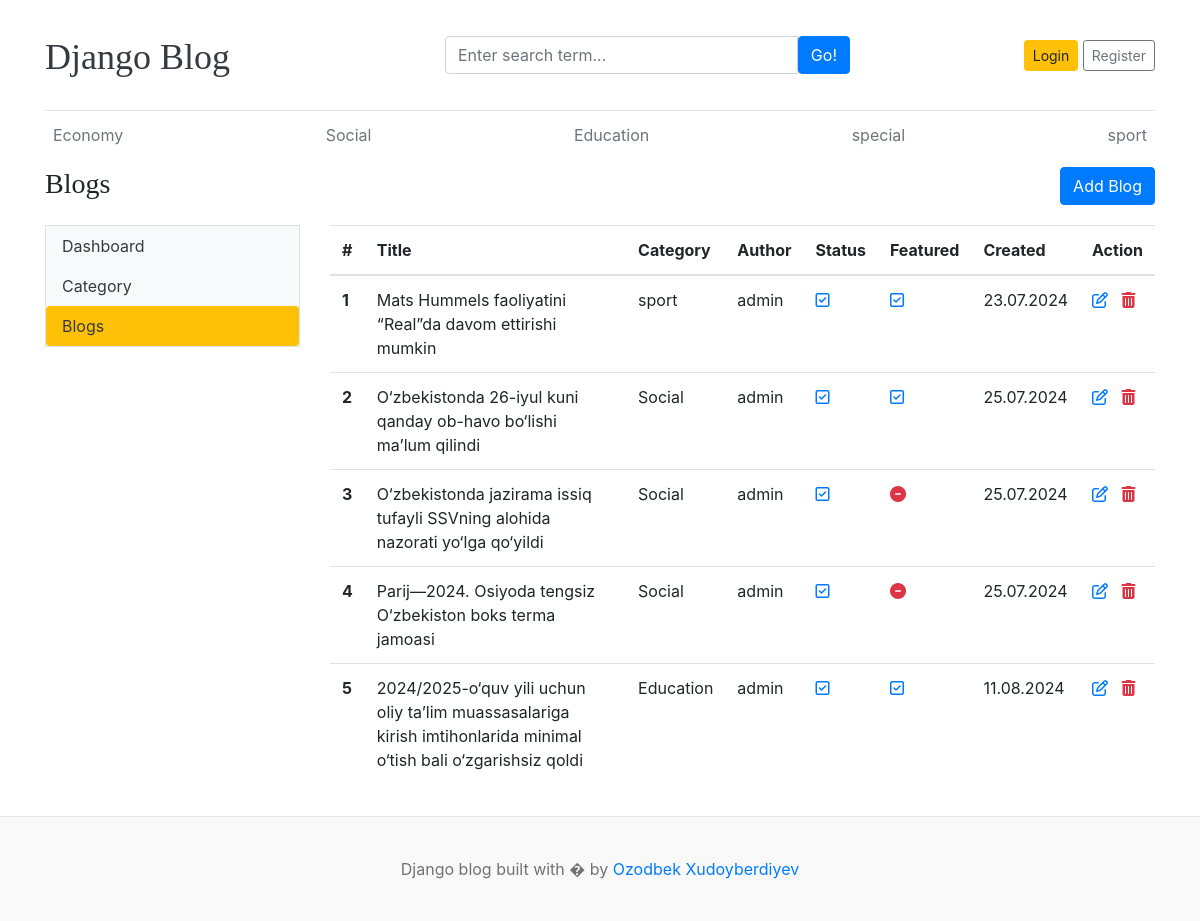
Page /dashboard/blogs/ on the committed database.
### blogs/models.py (models this page shows, shortened)
class Category(models.Model):
    name = models.CharField(max_length=100)
    created_at = models.DateTimeField(auto_now_add=True)
    updated_at = models.DateTimeField(auto_now=True)
    def __str__(self) -> str:
        return self.name
    class Meta:
        verbose_name_plural="Categories"
        verbose_name="Category"

class Blog(models.Model):
    title = models.CharField(max_length=200)
    slug = models.SlugField(unique=True, null=False)
    category = models.ForeignKey(Category, on_delete=models.SET_NULL, null=True)
    author = models.ForeignKey(User, on_delete=models.SET_NULL, null=True)
    featured_image = models.ImageField(upload_to='uploads/%Y/%m/%d')
    short_description = models.CharField(max_length=200)
    body = models.TextField(max_length=2000)
    status = models.IntegerField(choices=STATUS_CHOICES, default=0)
    is_featured = models.BooleanField(default=False)
    created_at = models.DateTimeField(auto_now_add=True)
    updated_at = models.DateTimeField(auto_now=True)

### dashboard/views.py (the view)
# urls.py: path('blogs/',blogs,name='blogs'),
def blogs(request):
    blogs = Blog.objects.all()
    context = {
        "blogs": blogs
    }
    return render(request,'dashboard/blogs.html',context)

### blogs/context_processor.py (called while the page is built)
def get_categories(request):
    categories = Category.objects.all()
    return {'categories':categories}

### settingapp/context_processor.py (called while the page is built)
def get_social_links(request):
    social_links = Social_links.objects.all()
    return {'social_links':social_links}

### template/dashboard/blogs.html (shortened to what this page needs)
{% extends 'base.html' %} {% load static %} {% block content %}
<div class="row">
  <div class="col-3">
    <h3>Blogs</h3>
  </div>
  <div class="col-9 text-right">
    <a href="{% url 'add_blogs' %}" class="btn btn-primary">Add Blog</a>
  </div>
</div>
<div class="row my-3">
  {% include 'dashboard/left-side-bar.html' %}
  <div class="col-9">
    <table class="table table-hover">
      <thead>
        <tr>
          <th scope="col">#</th>
          <th scope="col">Title</th>
          <th scope="col">Category</th>
          <th scope="col">Author</th>
          <th scope="col">Status</th>
          <th scope="col">Featured</th>
          <th scope="col">Created</th>
          <th scope="col">Action</th>
        </tr>
      </thead>
      <tbody>
        {% for blog in blogs %}
        <tr>
          <th scope="row">{{forloop.counter}}</th>
          <td>{{blog.title}}</td>
          <td>{{blog.category}}</td>
          <td>{{blog.author}}</td>
          <td>
            {% if blog.status == 1 %}<i
              class="far fa-check-square text-primary"></i>
            {% else %}<i class="fas fa-minus-circle text-danger"></i>
            {% endif %}
          </td>
          <td>
            {% if blog.is_featured == 1 %}<i
              class="far fa-check-square text-primary"></i>
            {% else %}<i class="fas fa-minus-circle text-danger"></i>
            {% endif %}
          </td>
          <td>{{blog.created_at|date:'d.m.Y'}}</td>
          <td>
            <a href="{% url 'edit_blogs' blog.id %}">
              <i class="far fa-edit text-primary"></i>
            </a>
            <a href="{% url 'delete_blog' blog.id %}">
              <i class="fas fa-trash-alt text-danger"></i>
            </a>
          </td>
        </tr>
        {% endfor %}
      </tbody>
    </table>
  </div>
</div>
{% endblock %}

### template/base.html (shortened to what this page needs)
{% load static %}
<!DOCTYPE html>
<html lang="en">
  <head>
    <link
      href="https://getbootstrap.com/docs/4.0/dist/css/bootstrap.min.css"
      rel="stylesheet"
    />
    <link href="{% static 'css/blog.css' %}" rel="stylesheet" />
  </head>
  <body>
    <div class="container">
      <header class="blog-header py-3">
        <div class="row flex-nowrap justify-content-between align-items-center">
          <div class="col-4 pt-1">
            <a class="blog-header-logo text-dark" href="/">Django Blog</a>
          </div>
          <div class="col-5">
            <form action="{% url 'search' %}" method="get">
              <div class="card-body">
                <div class="input-group">
                  <input
                    class="form-control"
                    type="text"
                    placeholder="Enter search term..."
                    aria-label="Enter search term..."
                    aria-describedby="button-search"
                    name="keyword"
                    value="{{keyword}}"
                  />
                  <button
                    class="btn btn-primary"
                    id="button-search"
                    type="submit"
                  >
                    Go!
                  </button>
                </div>
              </div>
            </form>
          </div>
          <div class="col-3 d-flex justify-content-end align-items-center">
            {% if user.is_authenticated %} {{user}}&nbsp;&nbsp;<a
              class="text-primary"
              href="{% url 'dashboard' %}"
              >Dashboard</a
            >
            &nbsp;&nbsp;
            <a class="btn btn-sm btn-warning" href="{% url 'logout' %}"
              >Logout</a
            >
            &nbsp; {% else %}
            <a class="btn btn-sm btn-warning" href="{% url 'login' %}">Login</a>
            <a
              class="btn btn-sm btn-outline-secondary"
              href="{% url 'register' %}"
              >Register</a
            >
            {% endif %}
          </div>
        </div>
      </header>
      <div class="nav-scroller py-1 mb-2">
        <nav class="nav d-flex justify-content-between">
          {% for category in categories %}
          <a
            class="p-2 text-muted"
            href="{% url 'posts_by_category' category.id %}"
            >{{category}}</a
          >
          {% endfor %}
        </nav>
      </div>
      {% block content %} {% endblock %}
    </div>
    <footer class="blog-footer">
      <p>Django blog built with � by <a href="#">Ozodbek Xudoyberdiyev</a></p>
    </footer>
  </body>
</html>

### blog_site/static/css/blog.css (style rules this page uses)
.blog-header { border-bottom: 1px solid #e5e5e5; }
.blog-header-logo { font-family: "Playfair Display", Georgia, "Times New Roman", serif; font-size: 2.25rem; }
h1, h2, h3, h4, h5, h6 { font-family: "Playfair Display", Georgia, "Times New Roman", serif; }
.blog-footer { padding: 2.5rem 0; color: #727272; text-align: center; background-color: #f9f9f9; border-top: .05rem solid #e5e5e5; }
.blog-footer p:last-child { margin-bottom: 0; }

### rows in the picture
Category: name "Economy"
Category: name "Social"
Category: name "Education"
Category: name "special"
Category: name "sport"
Blog: title "Mats Hummels faoliyatini “Real”da davom ettirishi mumkin", category "sport", author "admin", status 1 (drawn), is_featured True (drawn), created_at "23.07.2024"
Blog: title "O‘zbekistonda 26-iyul kuni qanday ob-havo bo‘lishi ma’lum qilindi", category "Social", author "admin", status 1 (drawn), is_featured True (drawn), created_at "25.07.2024"
Blog: title "O‘zbekistonda jazirama issiq tufayli SSVning alohida nazorati yo‘lga qo‘yildi", category "Social", author "admin", status 1 (drawn), is_featured False (drawn), created_at "25.07.2024"
Blog: title "Parij—2024. Osiyoda tengsiz O‘zbekiston boks terma jamoasi", category "Social", author "admin", status 1 (drawn), is_featured False (drawn), created_at "25.07.2024"
Blog: title "2024/2025-o‘quv yili uchun oliy taʼlim muassasalariga kirish imtihonlarida minimal o‘tish bali o‘zgarishsiz qoldi", category "Education", author "admin", status 1 (drawn), is_featured True (drawn), created_at "11.08.2024"
